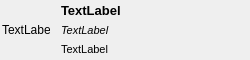
<?xml version="1.0" encoding="UTF-8"?>
<ui version="4.0">
 <class>ExtensionListItemWidget</class>
 <widget class="QWidget" name="ExtensionListItemWidget">
  <property name="geometry">
   <rect>
    <x>0</x>
    <y>0</y>
    <width>250</width>
    <height>60</height>
   </rect>
  </property>
  <property name="windowTitle">
   <string>Form</string>
  </property>
  <layout class="QHBoxLayout" name="horizontalLayout_2">
   <property name="leftMargin">
    <number>2</number>
   </property>
   <property name="topMargin">
    <number>2</number>
   </property>
   <property name="rightMargin">
    <number>2</number>
   </property>
   <property name="bottomMargin">
    <number>2</number>
   </property>
   <item>
    <widget class="QLabel" name="extensionIcon">
     <property name="sizePolicy">
      <sizepolicy hsizetype="Fixed" vsizetype="Fixed">
       <horstretch>0</horstretch>
       <verstretch>0</verstretch>
      </sizepolicy>
     </property>
     <property name="minimumSize">
      <size>
       <width>48</width>
       <height>48</height>
      </size>
     </property>
     <property name="maximumSize">
      <size>
       <width>45</width>
       <height>48</height>
      </size>
     </property>
     <property name="text">
      <string>TextLabel</string>
     </property>
    </widget>
   </item>
   <item>
    <spacer name="horizontalSpacer">
     <property name="orientation">
      <enum>Qt::Horizontal</enum>
     </property>
     <property name="sizeType">
      <enum>QSizePolicy::Fixed</enum>
     </property>
     <property name="sizeHint" stdset="0">
      <size>
       <width>5</width>
       <height>20</height>
      </size>
     </property>
    </spacer>
   </item>
   <item>
    <layout class="QVBoxLayout" name="verticalLayout">
     <property name="spacing">
      <number>2</number>
     </property>
     <item>
      <widget class="QLabel" name="extensionName">
       <property name="font">
        <font>
         <pointsize>10</pointsize>
         <bold>true</bold>
        </font>
       </property>
       <property name="text">
        <string>TextLabel</string>
       </property>
      </widget>
     </item>
     <item>
      <widget class="QLabel" name="extensionDescription">
       <property name="font">
        <font>
         <pointsize>8</pointsize>
         <italic>true</italic>
        </font>
       </property>
       <property name="text">
        <string>TextLabel</string>
       </property>
      </widget>
     </item>
     <item>
      <layout class="QHBoxLayout" name="horizontalLayout">
       <item>
        <widget class="QLabel" name="extensionAuthor">
         <property name="font">
          <font>
           <pointsize>8</pointsize>
          </font>
         </property>
         <property name="text">
          <string>TextLabel</string>
         </property>
        </widget>
       </item>
      </layout>
     </item>
    </layout>
   </item>
  </layout>
 </widget>
 <resources/>
 <connections/>
</ui>
